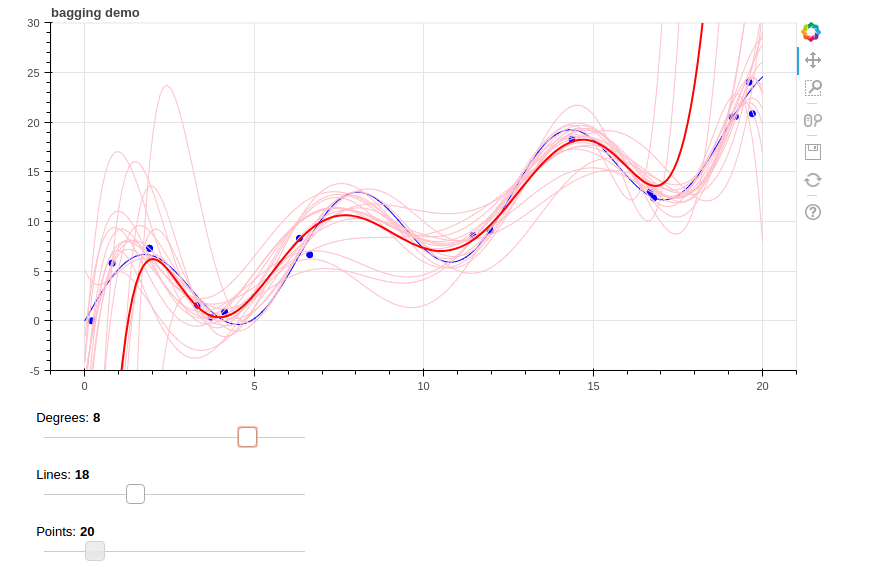

Write Python code to recreate this figure.
from bokeh.io import curdoc
from bokeh.layouts import column, row
from bokeh.plotting import ColumnDataSource, Figure
from bokeh.models.widgets import Slider
import numpy as np
from numpy import random
from sklearn.linear_model import LinearRegression
from sklearn.preprocessing import PolynomialFeatures
from sklearn.pipeline import Pipeline

def get_y(X, power, coeff):
    ''' b0 + b1 * x + b2 * x^2 +... '''
    return reduce(lambda x, y: x+y, [coeff[i]*X**i for i in range(power)])

def func(x):
    ''' The 'true' function we use to generate data'''
    return x+5*np.sin(x)

x_points = 200
x = np.linspace(0,20,x_points)
err = np.random.normal(size=x_points)

p = Figure(title="bagging demo", plot_height=400, plot_width=800, y_range=(-5,30))

slider_degrees = Slider(start=1, end=10, step=1, value=5, title="Degrees")
slider_lines = Slider(start=1, end=50, step=1, value=10, title="Lines")
slider_points = Slider(start=1, end=100, step=1, value=20, title="Points")

# The datapoints
source_points = ColumnDataSource(data=dict(x=x, y=func(x)+err))
p.scatter(x='x', y='y', source=source_points, color="blue", line_width=3)

# The function where the datapoints come from
source_function = ColumnDataSource(data=dict(x=x, y=func(x)))
p.line(x='x', y='y', source=source_function, color="blue", line_width=1)

# The bootstrap lines
source_lines = ColumnDataSource(data=dict(xs=[ [], [] ], ys=[ [], [] ]))
p.multi_line(xs='xs', ys='ys', source=source_lines, color="pink", line_width=0)

# Their average
source_avg = ColumnDataSource(data=dict(x=[], y=[]))
p.line(x='x', y='y', source=source_avg, color="red", line_width=2)


def update(attrname, old, new):
    D=slider_degrees.value  # number of degrees for the polynomial
    L=slider_lines.value    # number of bootstrap lines
    N=slider_points.value   # number of points used for the bootstrap lines

    list_xy=[]
    for i in range(L):
        # randomly pick points (with replacement) from the original dataset
        filt = np.random.choice(len(x), size=N, replace=True)
        list_xy.append((x[filt], (func(x)+err)[filt]))

    #update the data points, NB: showing only the points used for the last bootsrap line as a guide
    source_points.data = dict(x=x[filt], y=(func(x) + err)[filt])

    # polynomial regression model for the bootstrap lines
    model = Pipeline([('poly', PolynomialFeatures(degree=D)), ('linear', LinearRegression(fit_intercept=False))])

    coeff_list=[]
    for xy in list_xy:
        model = model.fit(xy[0][:, np.newaxis], xy[1])
        coeff_list.append(model.named_steps['linear'].coef_)

    vtot=np.zeros(len(x))
    xs=[]
    ys=[]
    for i in range(L):
        v=np.array(get_y(x, len(coeff_list[i]),coeff_list[i]))
        xs.append(x)
        ys.append(v)
        vtot+=v

    #update the bootstrap lines and their average
    source_lines.data = dict(xs=xs, ys=ys)
    source_avg.data = dict(x=x, y=vtot/float(L))

for w in [slider_degrees, slider_lines, slider_points]:
    w.on_change('value', update)

layout = column(p, slider_degrees, slider_lines, slider_points)
curdoc().add_root(layout)
